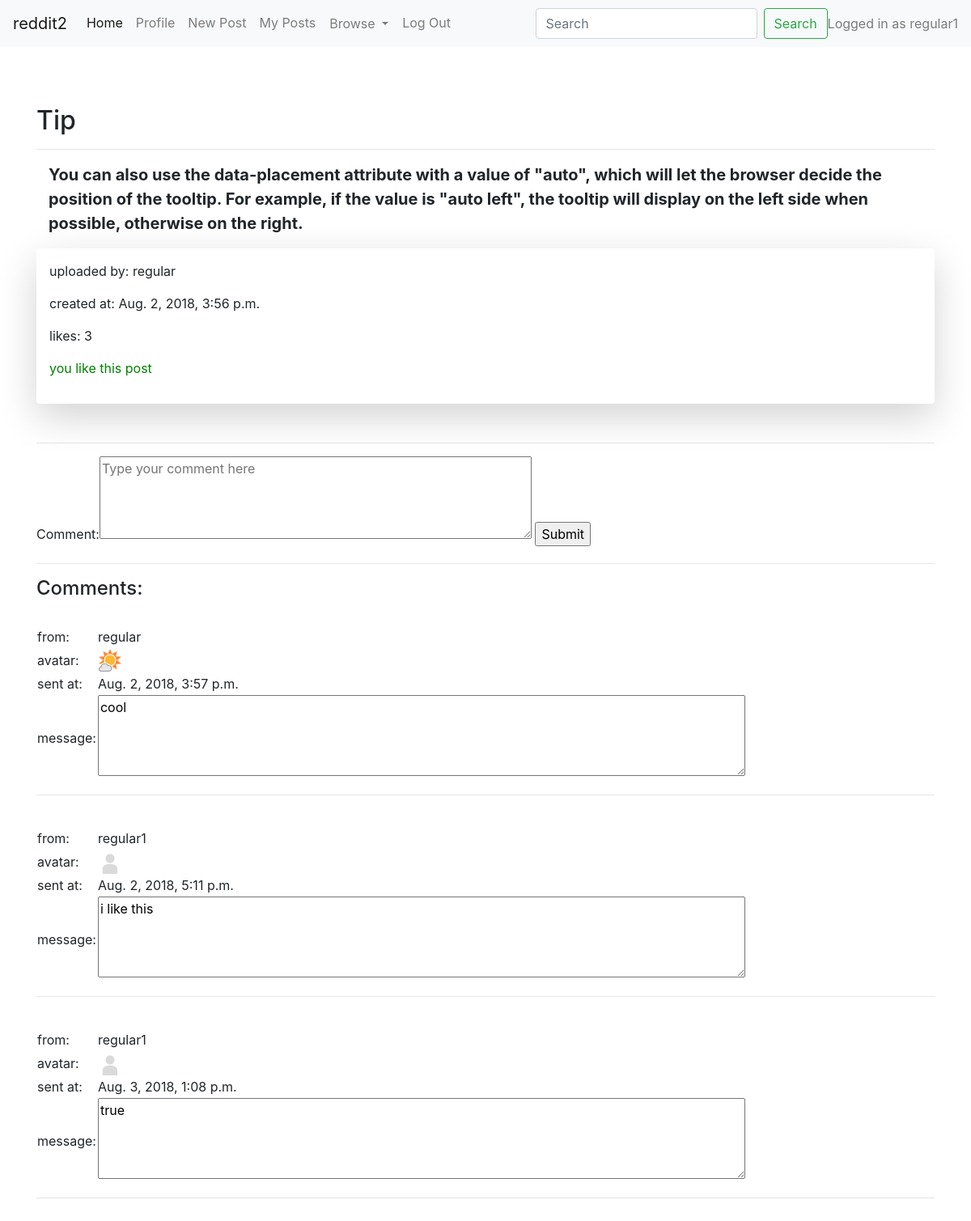
The app's page /post/texts/1 (signed in) with its own data.
### post_app/models.py (models this page shows, shortened)
class Poster(AbstractUser):
    pass

class Post(models.Model):
    created_date = models.DateTimeField(default=datetime.now)
    title = models.CharField(max_length=250)
    original_content = models.BooleanField(blank=True, default=False)
    spoiler = models.BooleanField(blank=True, default=False)
    nsfw = models.BooleanField(blank=True, default=False)
    nr_likes = models.IntegerField(default=0)
    class Meta:
        abstract = True

class Text(Post):
    user = models.ForeignKey(Poster, on_delete=models.CASCADE)
    text = models.CharField(max_length=1000, default='', blank=True)
    likes = GenericRelation(Like, related_query_name='like_text')
    comments = GenericRelation(Comment)

class Comment(models.Model):
    user = models.ForeignKey(Profile, on_delete=models.CASCADE)
    created_date = models.DateTimeField()
    comment = models.CharField(max_length=250, default='', blank=True)
    content_type = models.ForeignKey(ContentType, on_delete=CASCADE, blank=True)
    object_id = models.PositiveIntegerField()
    post = GenericForeignKey()

class Profile(models.Model):
    objects = models.Manager()
    user = models.OneToOneField(Poster, on_delete=models.CASCADE, related_name='profile')
    first_name = models.CharField(max_length=50, blank = True)
    last_name = models.CharField(max_length=50, blank=True)
    gender = models.CharField(max_length=6, blank=True, default='')
    date_of_birth = models.DateField(blank=True, default='1900-01-01')
    avatar = models.FileField(default='default_pic.jpg')

### post_app/views.py (the view)
# urls.py: url('(texts|files|links)/(?P<post_id>[0-9]+)', views.post, name='post'),
@login_required(login_url='/accounts/login/')
def post(request, post_id, type=''):
    template_name = 'post_app/post.html'
    if type == '':
        type = request.path.split('/')[2]
    post = get_post_of_type(type, post_id)
    comments = post.comments.all()
    comment_form = CommentForm()
    context = {'type': type, 'post_id': post_id, 'post': post ,'comments': comments, 'comment_form':comment_form  }
    try:
        Like.objects.get(user=request.user, object_id=post.id,
                         content_type=ContentType.objects.get(model=type.strip('s')).id)
        context['liked'] = True
    except ObjectDoesNotExist:
        pass
    return render(request, template_name, context)

### post_app/forms.py
class CommentForm(forms.Form):
    comment = forms.CharField( widget=forms.Textarea(attrs={'placeholder': 'Type your comment here','rows': 4, 'cols': 50}) )

### post_app/views.py (called while the page is built)
def get_post_of_type(type, post_id):
    if type == "texts":
        post = Text.objects.get(id=post_id)
    elif type == "files":
        post = File.objects.get(id=post_id)
    elif type == "links":
        post = Link.objects.get(id = post_id)
    else:
        raise Exception("There are three types")
    return post

### post_app/templates/post_app/post.html (shortened to what this page needs)
{% extends 'post_app/base.html' %}
{% block body %}
<h2 style="diplay: inline-block" > {{post.title}}</h2>
    <hr>
     <div class="container">
    {% if type == 'texts' %}
        <p style="font-size: 20px" class="font-weight-bold">
        {{ post.text }}
        </p>
    {% endif %}
     </div>
        <div class="shadow-lg p-3 mb-5 bg-white rounded">
        <p>uploaded by: {{ post.user }}</p>
        <p>created at: {{ post.created_date }}</p>
        <p>likes: {{ post.nr_likes}}
        {%if liked == True %}
            <p style="color:green">you like this post</p>
        {%endif%}
        </p>
    </div>
    <hr>
    {% if post_id != '' %}
    <form action="{% url 'add_comment' post_id type %}" method = "post" id="post_form" >
    {{ comment_form }}
    <input type="submit" value="Submit">
    </form>
    {% endif %}
    <hr>
    <h4>Comments:</h4>
    {%  for comm in comments %}
        <table>
            <tr><td>from: </td><td>{{comm.user.user.username}}</td></tr>
            <tr><td>avatar: </td><td><img height=30px width=30px src="/media/{{comm.user.avatar}}"></td></tr>
            <tr><td>sent at: </td><td>{{comm.created_date}}</td></tr>
            <br><tr><td>message: </td><td><textarea readonly style="width: 800px; height:100px">{{comm.comment}}</textarea></td></tr>
        </table>
        <hr>
    {% endfor %}
</li><br>
<br><br>
{% endblock %}

### post_app/templates/post_app/base.html (shortened to what this page needs)
<!DOCTYPE html>
<html lang="en">
<head>
    <link rel="stylesheet" href="https://stackpath.bootstrapcdn.com/bootstrap/4.1.3/css/bootstrap.min.css">
    <link rel="stylesheet" href="https://maxcdn.bootstrapcdn.com/bootstrap/3.3.7/css/bootstrap-theme.min.css">
    <link rel="stylesheet" href="https://use.fontawesome.com/releases/v5.2.0/css/all.css">
  </head>
<body>
<nav class="navbar navbar-expand-lg navbar-light bg-light">
  <a class="navbar-brand" href="#">reddit2</a>
  <div class="collapse navbar-collapse" id="navbarNavDropdown">
     <ul class="navbar-nav mr-auto">
         <li class="nav-item active">
            <a class="nav-link" href="/">Home <span class="sr-only">(current)</span></a>
         </li>
         {% if user.is_authenticated %}
         <li class="nav-item">
            <a class="nav-link" href="{% url 'personal_data' %}">Profile</a>
         </li>
         <li class="nav-item">
            <a class="nav-link" href="{% url 'create_post' %}">New Post</a>
         </li>
         <li class="nav-item">
            <a class="nav-link" href="{% url 'my_posts' %}">My Posts</a>
         </li>
         <li class="nav-item dropdown">
            <a class="btn nav-link dropdown-toggle" id="navbarDropdownMenuLink" role="button" data-toggle="dropdown" aria-haspopup="true" aria-expanded="false">
            Browse
            </a>
         </li>
         <li class="nav-item">
             <a class="nav-link" href="{% url 'logout_view' %}">Log Out</a>
         </li>
         {% endif %}
    </ul>
      {% if user.is_authenticated %}
         <form class="form-inline my-2 my-lg-0" action="{% url 'home' %}" >
            <input class="form-control mr-sm-2" type="search" placeholder="Search" aria-label="Search" name="search_query">
            <button class="btn btn-outline-success my-2 my-sm-0" type="submit">Search</button>
        </form>
        <span class="navbar-text">
      Logged in as {{request.user.username}}
        </span>
      {% endif %}
  </div>
</nav>
<br><br><br>
<div class = "container">
{% block body %}
{% endblock %}
</div>
</body>
</html>

### records on screen
Poster: user.username "regular1"
Text: title "Tip", text "You can also use the data-placement attribute with a value of \"auto\", which will let the browser decide the position of the tooltip. For example, if the value is \"auto left\", the tooltip will display on the left side when possible, otherwise on the right.", user "regular", created_date "Aug. 2, 2018, 3:56 p.m.", nr_likes "3"
Comment: user.user.username "regular", user.avatar (picture), created_date "Aug. 2, 2018, 3:57 p.m.", comment "cool"
Comment: user.user.username "regular1", user.avatar (placeholder picture), created_date "Aug. 2, 2018, 5:11 p.m.", comment "i like this"
Comment: user.user.username "regular1", user.avatar (placeholder picture), created_date "Aug. 3, 2018, 1:08 p.m.", comment "true"
